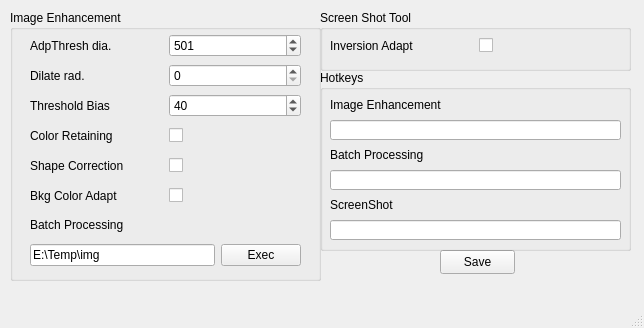
<?xml version="1.0" encoding="UTF-8"?>
<ui version="4.0">
 <class>MainWindow</class>
 <widget class="QMainWindow" name="MainWindow">
  <property name="geometry">
   <rect>
    <x>0</x>
    <y>0</y>
    <width>644</width>
    <height>328</height>
   </rect>
  </property>
  <property name="font">
   <font>
    <family>Microsoft YaHei UI</family>
   </font>
  </property>
  <property name="acceptDrops">
   <bool>true</bool>
  </property>
  <property name="windowTitle">
   <string>NoteProcessor</string>
  </property>
  <property name="toolTip">
   <string/>
  </property>
  <property name="statusTip">
   <string>Author: Master Yip</string>
  </property>
  <widget class="QWidget" name="centralwidget">
   <widget class="QPushButton" name="pushButton_Save">
    <property name="geometry">
     <rect>
      <x>440</x>
      <y>250</y>
      <width>75</width>
      <height>24</height>
     </rect>
    </property>
    <property name="statusTip">
     <string>Save the settings</string>
    </property>
    <property name="text">
     <string>Save</string>
    </property>
   </widget>
   <widget class="QGroupBox" name="groupBox">
    <property name="geometry">
     <rect>
      <x>10</x>
      <y>10</y>
      <width>311</width>
      <height>271</height>
     </rect>
    </property>
    <property name="title">
     <string>Image Enhancement</string>
    </property>
    <widget class="QWidget" name="horizontalLayoutWidget_17">
     <property name="geometry">
      <rect>
       <x>20</x>
       <y>140</y>
       <width>271</width>
       <height>31</height>
      </rect>
     </property>
     <layout class="QHBoxLayout" name="horizontalLayout_5">
      <item>
       <widget class="QLabel" name="label_5">
        <property name="text">
         <string>Shape Correction</string>
        </property>
        <property name="textFormat">
         <enum>Qt::PlainText</enum>
        </property>
        <property name="wordWrap">
         <bool>false</bool>
        </property>
       </widget>
      </item>
      <item>
       <widget class="QCheckBox" name="checkBox_2">
        <property name="statusTip">
         <string>Try homography projection when the region of interest is not facing upward precisely</string>
        </property>
        <property name="text">
         <string/>
        </property>
       </widget>
      </item>
     </layout>
    </widget>
    <widget class="QWidget" name="horizontalLayoutWidget_18">
     <property name="geometry">
      <rect>
       <x>20</x>
       <y>170</y>
       <width>271</width>
       <height>31</height>
      </rect>
     </property>
     <layout class="QHBoxLayout" name="horizontalLayout_6">
      <item>
       <widget class="QLabel" name="label_6">
        <property name="text">
         <string>Bkg Color Adapt</string>
        </property>
        <property name="textFormat">
         <enum>Qt::PlainText</enum>
        </property>
        <property name="wordWrap">
         <bool>false</bool>
        </property>
       </widget>
      </item>
      <item>
       <widget class="QCheckBox" name="checkBox_3">
        <property name="statusTip">
         <string>Adapt background color. (e.g. blackboard)</string>
        </property>
        <property name="text">
         <string/>
        </property>
       </widget>
      </item>
     </layout>
    </widget>
    <widget class="QWidget" name="horizontalLayoutWidget_15">
     <property name="geometry">
      <rect>
       <x>20</x>
       <y>80</y>
       <width>271</width>
       <height>31</height>
      </rect>
     </property>
     <layout class="QHBoxLayout" name="horizontalLayout_3">
      <item>
       <widget class="QLabel" name="label_3">
        <property name="text">
         <string>Threshold Bias</string>
        </property>
        <property name="textFormat">
         <enum>Qt::PlainText</enum>
        </property>
        <property name="wordWrap">
         <bool>false</bool>
        </property>
       </widget>
      </item>
      <item>
       <widget class="QSpinBox" name="spinBox_3">
        <property name="statusTip">
         <string>Adaptive threshold bias</string>
        </property>
        <property name="maximum">
         <number>120</number>
        </property>
        <property name="value">
         <number>40</number>
        </property>
       </widget>
      </item>
     </layout>
    </widget>
    <widget class="QWidget" name="horizontalLayoutWidget_13">
     <property name="geometry">
      <rect>
       <x>20</x>
       <y>20</y>
       <width>271</width>
       <height>31</height>
      </rect>
     </property>
     <layout class="QHBoxLayout" name="horizontalLayout_1">
      <item>
       <widget class="QLabel" name="label_1">
        <property name="text">
         <string>AdpThresh dia.</string>
        </property>
        <property name="textFormat">
         <enum>Qt::PlainText</enum>
        </property>
        <property name="wordWrap">
         <bool>false</bool>
        </property>
       </widget>
      </item>
      <item>
       <widget class="QSpinBox" name="spinBox_1">
        <property name="statusTip">
         <string>Adaptive threshold diameter(pixel)</string>
        </property>
        <property name="minimum">
         <number>21</number>
        </property>
        <property name="maximum">
         <number>801</number>
        </property>
        <property name="singleStep">
         <number>2</number>
        </property>
        <property name="value">
         <number>501</number>
        </property>
       </widget>
      </item>
     </layout>
    </widget>
    <widget class="QWidget" name="horizontalLayoutWidget_16">
     <property name="geometry">
      <rect>
       <x>20</x>
       <y>110</y>
       <width>271</width>
       <height>31</height>
      </rect>
     </property>
     <layout class="QHBoxLayout" name="horizontalLayout_4">
      <item>
       <widget class="QLabel" name="label_4">
        <property name="text">
         <string>Color Retaining</string>
        </property>
        <property name="textFormat">
         <enum>Qt::PlainText</enum>
        </property>
        <property name="wordWrap">
         <bool>false</bool>
        </property>
       </widget>
      </item>
      <item>
       <widget class="QCheckBox" name="checkBox_1">
        <property name="statusTip">
         <string>Retain color in image</string>
        </property>
        <property name="text">
         <string/>
        </property>
       </widget>
      </item>
     </layout>
    </widget>
    <widget class="QWidget" name="horizontalLayoutWidget_14">
     <property name="geometry">
      <rect>
       <x>20</x>
       <y>50</y>
       <width>271</width>
       <height>31</height>
      </rect>
     </property>
     <layout class="QHBoxLayout" name="horizontalLayout_2">
      <item>
       <widget class="QLabel" name="label_2">
        <property name="text">
         <string>Dilate rad.</string>
        </property>
        <property name="textFormat">
         <enum>Qt::PlainText</enum>
        </property>
        <property name="wordWrap">
         <bool>false</bool>
        </property>
       </widget>
      </item>
      <item>
       <widget class="QSpinBox" name="spinBox_2">
        <property name="statusTip">
         <string>Handwriting dilate</string>
        </property>
        <property name="maximum">
         <number>10</number>
        </property>
        <property name="value">
         <number>0</number>
        </property>
       </widget>
      </item>
     </layout>
    </widget>
    <widget class="QWidget" name="horizontalLayoutWidget_7">
     <property name="geometry">
      <rect>
       <x>20</x>
       <y>230</y>
       <width>271</width>
       <height>31</height>
      </rect>
     </property>
     <layout class="QHBoxLayout" name="horizontalLayout_7">
      <item>
       <widget class="QLineEdit" name="lineEdit_1">
        <property name="statusTip">
         <string>Images batch processing folder</string>
        </property>
        <property name="text">
         <string>E:\Temp\img</string>
        </property>
        <property name="placeholderText">
         <string>Img Folder</string>
        </property>
       </widget>
      </item>
      <item>
       <widget class="QPushButton" name="pushButton_1">
        <property name="text">
         <string>Exec</string>
        </property>
       </widget>
      </item>
     </layout>
    </widget>
    <widget class="QLabel" name="label_8">
     <property name="geometry">
      <rect>
       <x>20</x>
       <y>200</y>
       <width>132</width>
       <height>29</height>
      </rect>
     </property>
     <property name="text">
      <string>Batch Processing</string>
     </property>
     <property name="textFormat">
      <enum>Qt::PlainText</enum>
     </property>
     <property name="wordWrap">
      <bool>false</bool>
     </property>
    </widget>
   </widget>
   <widget class="QGroupBox" name="groupBox_2">
    <property name="geometry">
     <rect>
      <x>320</x>
      <y>10</y>
      <width>311</width>
      <height>61</height>
     </rect>
    </property>
    <property name="title">
     <string>Screen Shot Tool</string>
    </property>
    <widget class="QWidget" name="horizontalLayoutWidget_19">
     <property name="geometry">
      <rect>
       <x>10</x>
       <y>20</y>
       <width>291</width>
       <height>31</height>
      </rect>
     </property>
     <layout class="QHBoxLayout" name="horizontalLayout_8">
      <item>
       <widget class="QLabel" name="label_7">
        <property name="text">
         <string>Inversion Adapt</string>
        </property>
        <property name="textFormat">
         <enum>Qt::PlainText</enum>
        </property>
        <property name="wordWrap">
         <bool>false</bool>
        </property>
       </widget>
      </item>
      <item>
       <widget class="QCheckBox" name="checkBox_4">
        <property name="statusTip">
         <string>Adapt color inversion.</string>
        </property>
        <property name="text">
         <string/>
        </property>
       </widget>
      </item>
     </layout>
    </widget>
   </widget>
   <widget class="QGroupBox" name="groupBox_3">
    <property name="geometry">
     <rect>
      <x>320</x>
      <y>70</y>
      <width>311</width>
      <height>181</height>
     </rect>
    </property>
    <property name="title">
     <string>Hotkeys</string>
    </property>
    <widget class="QLabel" name="label_11">
     <property name="geometry">
      <rect>
       <x>10</x>
       <y>120</y>
       <width>291</width>
       <height>29</height>
      </rect>
     </property>
     <property name="font">
      <font>
       <family>Microsoft YaHei UI</family>
      </font>
     </property>
     <property name="text">
      <string>ScreenShot</string>
     </property>
     <property name="textFormat">
      <enum>Qt::PlainText</enum>
     </property>
     <property name="wordWrap">
      <bool>false</bool>
     </property>
    </widget>
    <widget class="QLabel" name="label_10">
     <property name="geometry">
      <rect>
       <x>10</x>
       <y>70</y>
       <width>291</width>
       <height>29</height>
      </rect>
     </property>
     <property name="sizePolicy">
      <sizepolicy hsizetype="Fixed" vsizetype="Preferred">
       <horstretch>0</horstretch>
       <verstretch>0</verstretch>
      </sizepolicy>
     </property>
     <property name="text">
      <string>Batch Processing</string>
     </property>
     <property name="textFormat">
      <enum>Qt::PlainText</enum>
     </property>
     <property name="wordWrap">
      <bool>false</bool>
     </property>
    </widget>
    <widget class="QLabel" name="label_9">
     <property name="geometry">
      <rect>
       <x>10</x>
       <y>20</y>
       <width>291</width>
       <height>29</height>
      </rect>
     </property>
     <property name="text">
      <string>Image Enhancement</string>
     </property>
     <property name="textFormat">
      <enum>Qt::PlainText</enum>
     </property>
     <property name="wordWrap">
      <bool>false</bool>
     </property>
    </widget>
    <widget class="QLineEdit" name="hotkey1_lineEdit">
     <property name="geometry">
      <rect>
       <x>10</x>
       <y>50</y>
       <width>291</width>
       <height>20</height>
      </rect>
     </property>
     <property name="statusTip">
      <string>Press the keys combination to set a new hotkey for Image Enhancement</string>
     </property>
     <property name="placeholderText">
      <string/>
     </property>
    </widget>
    <widget class="QLineEdit" name="hotkey2_lineEdit">
     <property name="geometry">
      <rect>
       <x>10</x>
       <y>100</y>
       <width>291</width>
       <height>20</height>
      </rect>
     </property>
     <property name="statusTip">
      <string>Press the keys combination to set a new hotkey for Batch Processing</string>
     </property>
     <property name="placeholderText">
      <string/>
     </property>
    </widget>
    <widget class="QLineEdit" name="hotkey3_lineEdit">
     <property name="geometry">
      <rect>
       <x>10</x>
       <y>150</y>
       <width>291</width>
       <height>20</height>
      </rect>
     </property>
     <property name="statusTip">
      <string>Press the keys combination to set a new hotkey for ScreenShot</string>
     </property>
     <property name="placeholderText">
      <string/>
     </property>
    </widget>
   </widget>
  </widget>
  <widget class="QMenuBar" name="menubar">
   <property name="geometry">
    <rect>
     <x>0</x>
     <y>0</y>
     <width>644</width>
     <height>22</height>
    </rect>
   </property>
  </widget>
  <widget class="QStatusBar" name="statusbar">
   <property name="statusTip">
    <string/>
   </property>
  </widget>
 </widget>
 <resources/>
 <connections/>
</ui>
